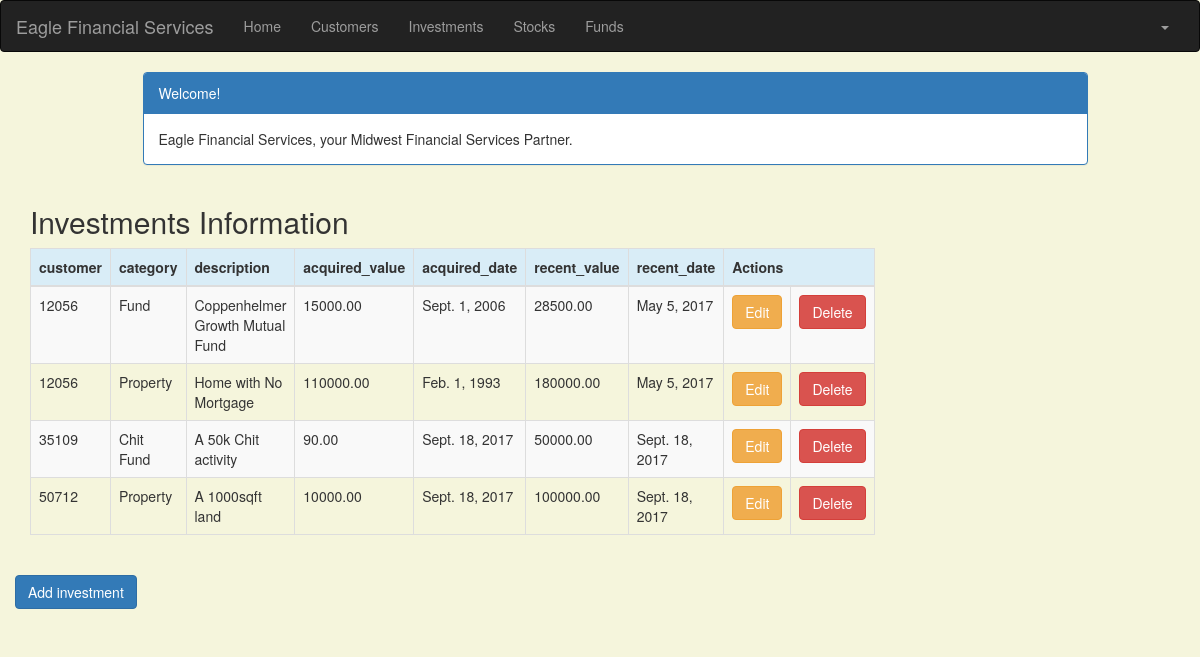
The page /investment/ (signed in) on the database as committed earlier.
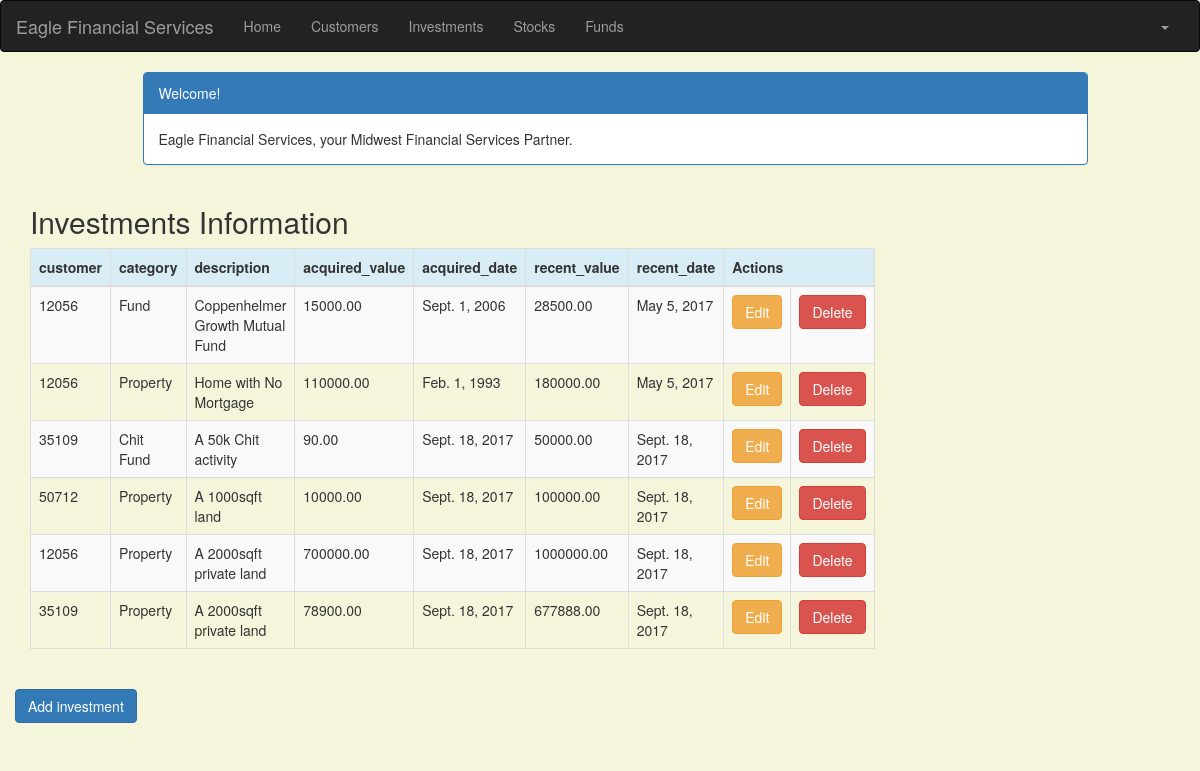
The same page on the database as committed later.
### portfolio/models.py (models this page shows, shortened)
class Investment(models.Model):
    customer = models.ForeignKey(Customer, related_name='investments')
    category = models.CharField(max_length=50)
    description = models.CharField(max_length=200)
    acquired_value = models.DecimalField(max_digits=10, decimal_places=2)
    acquired_date = models.DateField(default=timezone.now)
    recent_value = models.DecimalField(max_digits=10, decimal_places=2)
    recent_date = models.DateField(default=timezone.now, blank=True, null=True)

class Customer(models.Model):
    name = models.CharField(max_length=50)
    address = models.CharField(max_length=200)
    cust_number = models.IntegerField(blank=False, null=False)
    city = models.CharField(max_length=50)
    state = models.CharField(max_length=50)
    zipcode = models.CharField(max_length=10)
    email = models.EmailField(max_length=200)
    cell_phone = models.CharField(max_length=50)
    created_date = models.DateTimeField(
        default=timezone.now)
    updated_date = models.DateTimeField(auto_now_add=True)
    def __str__(self):
        return str(self.cust_number)

### portfolio/views.py (the view)
# urls.py: url(r'^investment/$', views.investment_list, name='investment_list'),
@login_required
def investment_list(request):
   investments = Investment.objects.filter(acquired_date__lte=timezone.now())
   return render(request, 'portfolio/investment_list.html', {'investments': investments})

### portfolio/templates/portfolio/investment_list.html (shortened to what this page needs)
{% extends 'portfolio/base.html' %}
{% block content %}
    <!DOCTYPE html>
    <html>
    <head>
        <link rel="stylesheet" href="https://maxcdn.bootstrapcdn.com/bootstrap/3.3.4/css/bootstrap.min.css">
    </head>
    <body>
    <div class="container">
        <div class="row">
            <div class="col-md-10 col-md-offset-1">
                <div class="panel panel-primary">
                    <div class="panel-heading">Welcome!</div>
                    <div class="panel-body">
                        Eagle Financial Services, your Midwest Financial Services Partner.
                    </div>
                </div>
            </div>
        </div>
    </div>
    <div class="row">
        <h2 style="padding-left: 15Px">Investments Information</h2>
    </div>
    <div>
        <table class="table table-striped table-bordered table-hover">
            <thead>
            <tr class="bg-info">
                <th>customer</th>
                <th>category</th>
                <th>description</th>
                <th>acquired_value</th>
                <th>acquired_date</th>
                <th>recent_value</th>
                <th>recent_date</th>
                <th colspan="3">Actions</th>
            </tr>
            </thead>
            <tbody>
            {% for investment in investments %}
                <tr>
                    <td>{{ investment.customer }}</td>
                    <td>{{ investment.category }}</td>
                    <td>{{ investment.description }}</td>
                    <td>{{ investment.acquired_value }}</td>
                    <td>{{ investment.acquired_date }}</td>
                    <td>{{ investment.recent_value }}</td>
                    <td>{{ investment.recent_date }}</td>
                    <td><a href="{% url 'portfolio:investment_edit' pk=investment.pk %}" class="btn btn-warning">Edit</a>
                    <td><a href="{% url 'portfolio:investment_delete' pk=investment.pk %}"
                           onclick="return confirm('Are you sure you want to delete?')"
                           class="btn btn-danger">Delete</a>
                    </td>
                </tr>
            {% endfor %}
            </tbody>
        </table>
                  <div class="row">
                     <a href="{% url 'portfolio:investment_new' %}" class="row"><span
                           class="btn btn-primary">Add investment</span></a>
                   </div>
    </div>
    </body>
    </html>
{% endblock %}

### portfolio/templates/portfolio/base.html (shortened to what this page needs)
{% load staticfiles %}
<!DOCTYPE html>
<html lang="en">
<head>
    <link rel="stylesheet" href="https://maxcdn.bootstrapcdn.com/bootstrap/3.3.7/css/bootstrap.min.css">
</head>
<body id="app-layout">
<nav class="navbar navbar-inverse">
    <div class="container-fluid">
        <div class="navbar-header">
            <a class="navbar-brand" href="/">
                Eagle Financial Services
            </a>
        </div>
        <div class="collapse navbar-collapse" id="myNavbar">
            <ul class="nav navbar-nav">
                <li><a href="{% url 'portfolio:home' %}">Home</a></li>
                <li><a href="{% url 'portfolio:customer_list' %}">Customers</a></li>
               <li><a href="{% url 'portfolio:investment_list' %}">Investments</a></li>
                <li><a href="{% url 'portfolio:stock_list' %}">Stocks</a></li>
                <li><a href="{% url 'portfolio:fund_list' %}">Funds</a></li>
            </ul>
            <ul class="nav navbar-nav navbar-right">
                {% if user.is_authenticated %}
                    <li class="dropdown">
                        <a href="#" class="dropdown-toggle" data-toggle="dropdown" role="button" aria-expanded="false">
                            <span class="caret"></span>
                        </a>
                    </li>
                {% else %}
                    <li><a href="{% url 'login' %}"><span class="glyphicon glyphicon-log-in"></span> Login</a></li>
                {% endif %}
            </ul>
        </div>
    </div>
</nav>
<div class="content container">
    <div class="row">
        <div class="col-md-8">
            {% block content %}{% endblock %}
        </div>
    </div>
</body>
</html>

### portfolio/templates/portfolio/base.html (style rules this page uses)
.navbar { margin-bottom: 0; border-radius: 0; }

### portfolio/templates/portfolio/investment_list.html (style rules this page uses)
body { background-color: beige; }

Rows that differ between the two databases and show on the page:
added Investment: customer "12056", category "Property", description "A 2000sqft private land", acquired_value "700000.00", acquired_date "Sept. 18, 2017", recent_value "1000000.00", recent_date "Sept. 18, 2017"
added Investment: customer "35109", category "Property", description "A 2000sqft private land", acquired_value "78900.00", acquired_date "Sept. 18, 2017", recent_value "677888.00", recent_date "Sept. 18, 2017"
